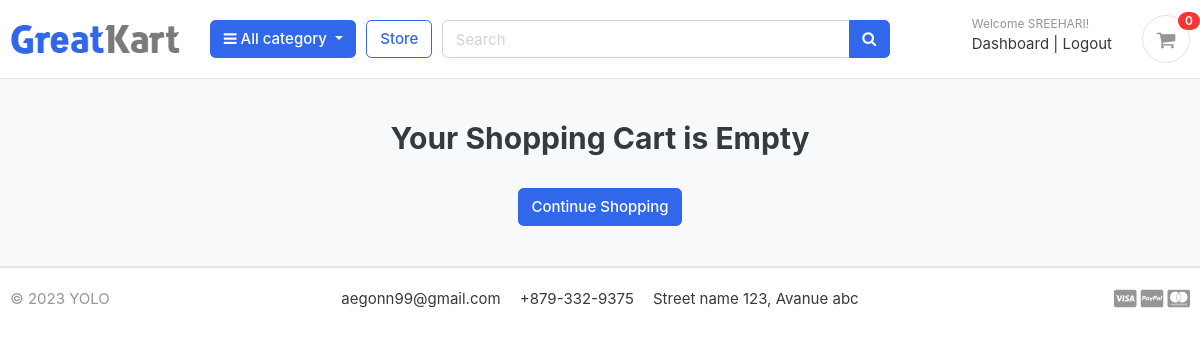
Page /cart/ (signed in) on the earlier database version.
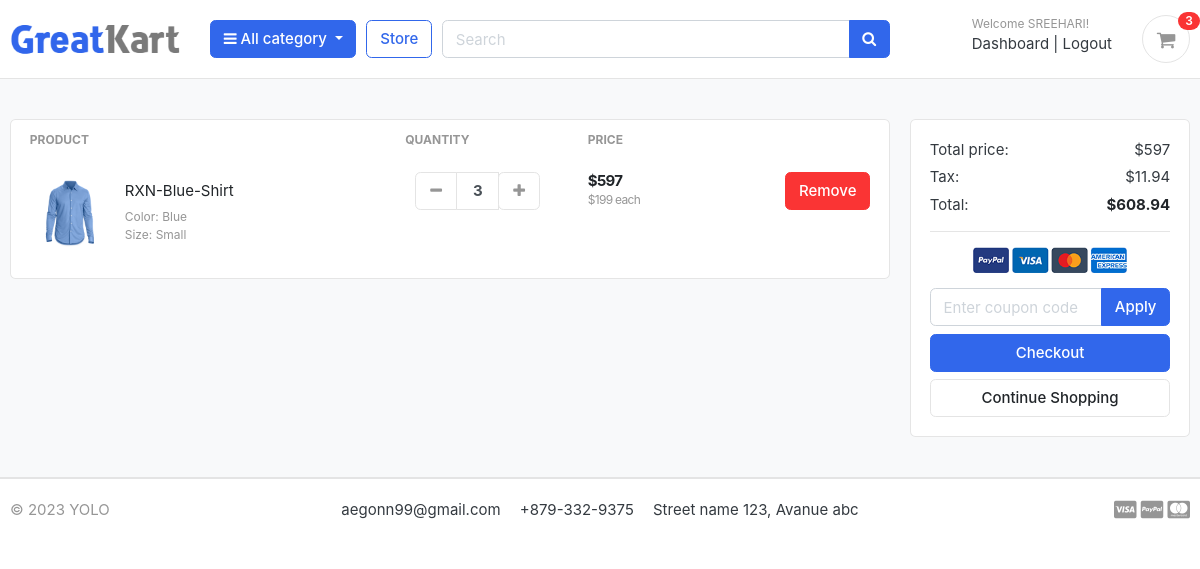
Same page on the later database version.
### accounts/models.py (models this page shows, shortened)
class Account(AbstractBaseUser):
    first_name = models.CharField(max_length=50)
    last_name = models.CharField(max_length=50)
    username = models.CharField(max_length=50, unique=True)
    email = models.EmailField(max_length=100, unique=True)
    phone_number = models.CharField(max_length=50)
    date_joined = models.DateTimeField(auto_now_add=True)
    last_login = models.DateTimeField(auto_now_add=True)
    is_admin = models.BooleanField(default=False)
    is_staff = models.BooleanField(default=False)
    is_active = models.BooleanField(default=False)
    is_superadmin = models.BooleanField(default=False)
    USERNAME_FIELD = 'email'
    REQUIRED_FIELDS = ['username', 'first_name', 'last_name']
    objects = MyAccountManager()

### carts/models.py (models this page shows, shortened)
class CartItem(models.Model):
    user = models.ForeignKey(Account, on_delete=models.CASCADE, null=True)
    product = models.ForeignKey(Product, on_delete=models.CASCADE)
    variations = models.ManyToManyField(Variation, blank=True)
    cart = models.ForeignKey(Cart, on_delete=models.CASCADE, null=True)
    quantity = models.IntegerField()
    is_active = models.BooleanField(default=True)
    def sub_total(self):
        return self.product.price*self.quantity

### store/models.py (models this page shows, shortened)
class Product(models.Model):
    product_name = models.CharField(max_length=200, unique=True)
    slug = models.SlugField(max_length=200, unique=True)
    description = models.TextField(max_length=500, blank=True)
    price = models.IntegerField()
    images = models.ImageField(upload_to='photos/products')
    stock = models.IntegerField()
    is_available = models.BooleanField()
    category = models.ForeignKey(Category, on_delete=models.CASCADE)
    created_date = models.DateTimeField(auto_now_add=True)
    modified_date = models.DateTimeField(auto_now_add=True)
    def get_url(self):
        return reverse('product_detail',args=[self.category.slug,self.slug])

class Variation(models.Model):
    variation_category_choice=(
        ('color','color'),
        ('size','size'),
    )
    product=models.ForeignKey(Product,on_delete=models.CASCADE)
    variation_category= models.CharField(max_length=100,choices=variation_category_choice)
    variation_value = models.CharField(max_length=100)
    is_active = models.BooleanField(default=True)
    created_date=models.DateTimeField(auto_now=True)
    objects=VariationManager()

### carts/views.py (the view, shortened to what this page needs)
# urls.py: path('cart/', include('carts.urls')),
def cart(request,total=0, quantity =0 , cart_items=None):
    coupon_obj=None
    try:
        tax=0
        grand_total=0
        if request.user.is_authenticated:
            cart_items=CartItem.objects.filter(user=request.user,is_active=True)
        else:
            cart= Cart.objects.get(cart_id=_cart_id(request))
            cart_items=CartItem.objects.filter(cart=cart,is_active=True)
        for cart_item in cart_items:
            product = Product.objects.get(pk = cart_item.product.id)
            if product.stock<cart_item.quantity:
                cart_item.delete()
                return redirect('cart')
            else:
                total+=(cart_item.product.price * cart_item.quantity)
                quantity+= cart_item.quantity
        tax = (0.02)*(total)
        grand_total=total+tax
    except ObjectDoesNotExist:
        pass
    context={
        'total':total,
        'quantity':quantity,
        'cart_items':cart_items,
        'tax':tax,
        'coupon_obj':coupon_obj,
        'grand_total':grand_total,
    }
    return render(request,'store/cart.html',context)

### carts/context_processors.py (called while the page is built)
def counter(request):
    cart_count = 0
    if 'admin' in request.path:
        return {}
    else:
        try:
            cart = Cart.objects.filter(cart_id=_cart_id(request))
            if request.user.is_authenticated:
                cart_items = CartItem.objects.all().filter(user=request.user)
            else:
                cart_items = CartItem.objects.all().filter(cart=cart[:1])
            for cart_item in cart_items:
                cart_count += cart_item.quantity
        except Cart.DoesNotExist:
            cart_count = 0
    return dict(cart_count=cart_count)

### carts/views.py (called while the page is built)
def _cart_id(request):
    cart=request.session.session_key
    if not cart:
        cart = request.session.create()
    return cart

### category/context_processors.py (called while the page is built)
def menu_links(request):
    links = Category.objects.all()
    return dict(links=links)

### category/models.py (called while the page is built)
    def get_url(self):
            return reverse('products_by_category',args=[self.slug])

### templates/store/cart.html (shortened to what this page needs)
{% extends "base.html" %} {% load static %} {% block content %}
<section class="section-content padding-y bg">
  <div class="container">
    {% if not cart_items %}
    <h2 class="text-center">Your Shopping Cart is Empty</h2>
    <br>
    <div class="text-center">
      <a href="{% url 'store' %}" class="btn btn-primary">Continue Shopping</a>
    </div>
    {% else %}
    <div class="row">
      <aside class="col-lg-9">
        <div class="card">
          <table class="table table-borderless table-shopping-cart">
            <thead class="text-muted">
              <tr class="small text-uppercase">
                <th scope="col">Product</th>
                <th scope="col" width="120">Quantity</th>
                <th scope="col" width="120">Price</th>
                <th scope="col" class="text-right" width="200"></th>
              </tr>
            </thead>
            <tbody>
              {% for cart_item in cart_items %}
              <tr>
                <td>
                  <figure class="itemside align-items-center">
                    <div class="aside">
                      <img src="{{cart_item.product.images.url}}" class="img-sm" />
                    </div>
                    <figcaption class="info">
                      <a href="{{ cart_item.product.get_url }} "
                        class="title text-dark">{{cart_item.product.product_name}}</a>
                      <p class="text-muted small">
                        {% if cart_item.variations.all %}
                        {% for item in cart_item.variations.all %}
                        {{item.variation_category|capfirst}}: {{item.variation_value|capfirst}}<br />
                        {% endfor %}
                        {% endif %}
                      </p>
                    </figcaption>
                  </figure>
                </td>
                <td>
                  <div class="col">
                    <div class="input-group input-spinner">
                      <div class="input-group-prepend">
                        <a href="{% url 'remove_cart' cart_item.product.id cart_item.id %}" class="btn btn-light"
                          type="button" id="button-plus">
                          <i class="fa fa-minus"></i>
                        </a>
                      </div>
                      <input type="text" class="form-control" value="{{cart_item.quantity}}" />
                      <div class="input-group-append">
                        <form action="{% url 'add_cart' cart_item.product.id %}" method="POST">
                          <button type="submit" class="btn btn-light" type="button" id="button-minus">
                            <i class="fa fa-plus"></i>
                          </button>
                        </form>
                      </div>
                    </div>
                  </div>
                </td>
                <td>
                  <div class="price-wrap">
                    <var class="price">${{cart_item.sub_total}}</var>
                    <small class="text-muted"> ${{cart_item.product.price}} each </small>
                  </div>
                </td>
                <td class="text-right">
                  <a href="{% url 'remove_cart_item' cart_item.product.id cart_item.id %}"
                    onclick="return confirm('Are you sure you want to delete this item?')" class="btn btn-danger">
                    Remove</a>
                </td>
              </tr>
              {% endfor %}
            </tbody>
          </table>
        </div>
      </aside>
      <aside class="col-lg-3">
        <div class="card">
          <div class="card-body">
            <dl class="dlist-align">
              <dt>Total price:</dt>
              <dd class="text-right">${{total}}</dd>
            </dl>
            <dl class="dlist-align">
              <dt>Tax:</dt>
              <dd class="text-right">${{tax}}</dd>
            </dl>
            <dl class="dlist-align">
              <dt>Total:</dt>
              <dd class="text-right text-dark b"><strong>${{grand_total| floatformat:2}}</strong></dd>
            </dl>
            <hr />
            <p class="text-center mb-3">
              <img src="{% static './images/misc/payments.png'%}" height="26" />
            </p>
          <form method="POST" >
            <div class="input-group">
              <input type="text" name="coupon" class="form-control" placeholder="Enter coupon code">
              <div class="input-group-append">
                <button class="btn btn-primary mb-2" type="submit">
                  <span>Apply</span>
                </button>
              </div>
            </div>
          </form>
            <a href="{% url 'checkout' %}" class="btn btn-primary btn-block">
              Checkout
            </a>
            <a href="{% url 'store' %}" class="btn btn-light btn-block">Continue Shopping</a>
          </div>
        </div>
      </aside>
    </div>
    {% endif %}
  </div>
</section>
{% endblock %}

### templates/base.html (shortened to what this page needs)
{% load static %}
<!DOCTYPE HTML>
<html lang="en">
<head>
<link href="{% static 'css/bootstrap.css' %}" rel="stylesheet" type="text/css"/>
<link href="{% static 'fonts/fontawesome/css/all.min.css' %}" type="text/css" rel="stylesheet">
<link href="{% static 'css/ui.css' %}" rel="stylesheet" type="text/css"/>
<link href="{% static 'css/responsive.css' %}" rel="stylesheet" media="only screen and (max-width: 1200px)" />
<link href="{% static 'css/custom.css' %}" rel="stylesheet" type="text/css"/>
<link rel="stylesheet" href="https://cdnjs.cloudflare.com/ajax/libs/font-awesome/4.7.0/css/font-awesome.min.css">
</head>
<body>
  {% include 'includes/navbar.html' %}
  {% block content %}{% endblock %}
{% include 'includes/footer.html' %}

### templates/includes/navbar.html (shortened to what this page needs)
{% load static %}
<header class="section-header">
  <section class="header-main border-bottom">
    <div class="container">
      <div class="row align-items-center">
        <div class="col-lg-2 col-md-3 col-6">
          <a href="{% url 'home' %}" class="brand-wrap">
            <img class="logo" src="{% static './images/logo.png' %}">
          </a>
        </div>
        <div class="col-lg col-sm col-md col-6 flex-grow-0">
          <div class="category-wrap dropdown d-inline-block float-right">
            <button type="button" class="btn btn-primary dropdown-toggle" data-toggle="dropdown">
              <i class="fa fa-bars"></i> All category
            </button>
          </div>
        </div>
        <a href="{% url 'store' %}" class="btn btn-outline-primary">Store</a>
        <div class="col-lg  col-md-6 col-sm-12 col">
          <form action="{% url 'search' %}" class="search" method='GET'>
            <div class="input-group w-100">
              <input type="text" class="form-control" style="width:60%;" placeholder="Search" name="keyword" required>
              <div class="input-group-append">
                <button class="btn btn-primary" type="submit">
                  <i class="fa fa-search"></i>
                </button>
              </div>
            </div>
          </form>
        </div>
        <div class="col-lg-3 col-sm-6 col-8 order-2 order-lg-3">
          <div class="d-flex justify-content-end mb-3 mb-lg-0">
            {% if user.id is None %}
            <div class="widget-header">
              <small class="title text-muted">Welcome guest!</small>
              <div>
                <a href="{% url 'login' %}">Sign in</a> <span class="dark-transp"> | </span>
                <a href="{% url 'register' %}"> Register</a>
              </div>
            </div>
            {% else %}
            <div class="widget-header">
              <small class="title text-muted">Welcome {{user.first_name}}!</small>
              <div>
                <a href="{% url 'dashboard' %}">Dashboard</a> <span class="dark-transp"> | </span>
                <a href="{% url 'logout' %}"> Logout</a>
              </div>
            </div>
            {% endif %}
            <a href="{% url 'cart' %}" class="widget-header pl-3 ml-3">
              <div class="icon icon-sm rounded-circle border"><i class="fa fa-shopping-cart"></i></div>
              <span class="badge badge-pill badge-danger notify">{{cart_count}}</span>
            </a>
          </div>
        </div>
      </div>
    </div>
  </section>
</header>

### templates/includes/footer.html (shortened to what this page needs)
<footer class="section-footer border-top">
	<div class="container">
		<section class="footer-bottom border-top row">
			<div class="col-md-2">
				<p class="text-muted"> &copy 2023 YOLO </p>
			</div>
			<div class="col-md-8 text-md-center">
				<span class="px-2">aegonn99@gmail.com</span>
				<span class="px-2">+879-332-9375</span>
				<span class="px-2">Street name 123, Avanue abc</span>
			</div>
			<div class="col-md-2 text-md-right text-muted">
				<i class="fab fa-lg fa-cc-visa"></i>
				<i class="fab fa-lg fa-cc-paypal"></i>
				<i class="fab fa-lg fa-cc-mastercard"></i>
			</div>
		</section>
	</div>
</footer>
</body>
</html>

### static/css/ui.css (style rules this page uses)
html { font-family: "Inter", sans-serif; font-size: 15px; }
.price-wrap { letter-spacing: -0.7px; }
.icon-xs, .icon-sm, .icon-md, .icon-lg { display: inline-block; text-align: center; flex-shrink: 0; flex-grow: 0; }
.icon-sm { width: 48px; height: 48px; line-height: 48px !important; font-size: 20px; }
.img-xs, .img-sm, .img-md, .img-lg { -o-object-fit: cover; object-fit: cover; flex-shrink: 0; flex-grow: 0; }
.img-sm { width: 80px; height: 80px; }
.padding-y { padding-top: 40px; padding-bottom: 40px; }
var { font-style: normal; }
figure { margin-bottom: 0; }
.bg { background-color: #f8f9fa; }
.b { font-weight: 600; }
p:last-child { margin-bottom: 0; }
.header-main { position: relative; padding-top: 1rem; padding-bottom: 1rem; }
.brand-wrap .logo, .navbar-brand .logo { margin-right: 7px; max-height: 42px; display: inline-block; }
.widget-header { display: inline-block; vertical-align: middle; position: relative; }
.widget-header a { color: #343a40; }
.widget-header i { color: #969696; }
.widget-header .title { display: block; }
.widget-header .notify { position: absolute; top: -3px; right: -10px; }
.footer-bottom { padding-top: 20px; padding-bottom: 20px; }
.btn-light { background-color: #fff; border-color: #e4e4e4; }
.btn-light i { color: #969696; }
.itemside { position: relative; display: flex; width: 100%; }
.itemside .aside { position: relative; flex-shrink: 0; }
.itemside .info { padding-left: 15px; padding-right: 7px; }
.itemside p { margin-bottom: 0; }
.itemside .title { display: block; margin-bottom: 5px; color: #212529; }
[class*=dlist-] { margin-bottom: 5px; }
[class*=dlist-] dd { margin-bottom: 0; }
.dlist-align { display: flex; }
.dlist-align dt { width: 150px; word-wrap: break-word; font-weight: normal; }
.dlist-align dd { flex-grow: 1; }
.notify { position: absolute; top: -4px; right: -10px; display: inline-block; padding: 0.25em 0.6em; font-size: 12px; line-height: 1; text-align: center; border-radius: 3rem; color: #fff; background-color: #fa3434; }
.price { font-weight: 600; color: #212529; }
.input-spinner { width: 125px; flex-wrap: nowrap; display: inline-flex; vertical-align: middle; }
.input-spinner input.form-control { text-align: center; max-width: 46px; font-weight: bold; flex-basis: 46px; border-color: #e4e4e4; flex-grow: 0; }
.input-spinner .btn { width: 42px; text-align: center; padding-left: 0.5rem; padding-right: 0.5rem; }
.table-shopping-cart.table td, .table-shopping-cart.table th { padding-left: 1.25rem; padding-right: 1.25rem; }
.table-shopping-cart .price-wrap { line-height: 1.2; }
.table-shopping-cart .price { font-weight: bold; margin-right: 5px; display: block; }

Differences in the rows shown:
added CartItem: product.images (picture), product.product_name "RXN-Blue-Shirt", quantity "3", sub_total "597", product.price "199"
now on this page (row unchanged): Variation: variation_category "Color", variation_value "Blue"
now on this page (row unchanged): Variation: variation_category "Size", variation_value "Small"
Other differences:
{{ cart_count }}: "0" → "3"
{{ total }}: (not shown) → "597"
{{ tax }}: (not shown) → "11.94"
{{ grand_total| floatformat:2 }}: (not shown) → "608.94"
text no longer shown: "Your Shopping Cart is Empty"
text now shown: "PRODUCT QUANTITY PRICE Total price: $ Tax: $ Total: $ Apply Checkout"
